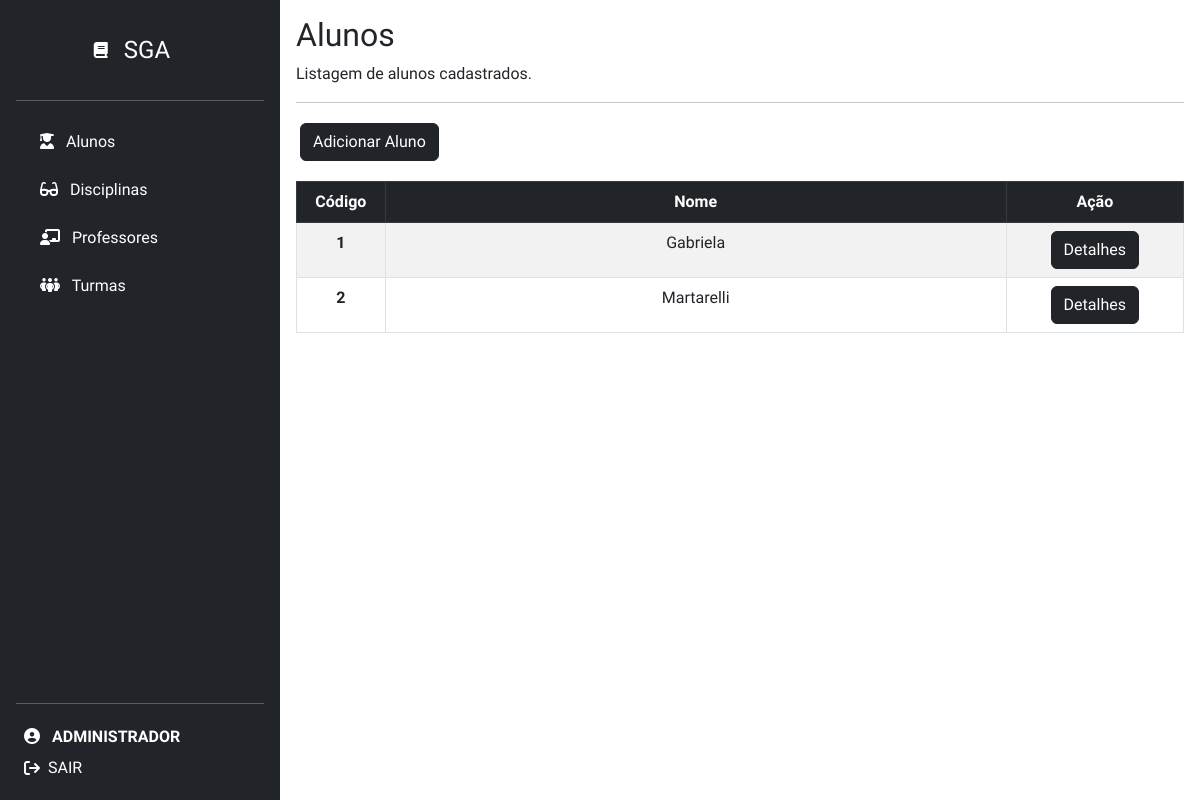
The page /alunos.php (signed in) on the database its author committed.
### tables this page shows
CREATE TABLE IF NOT EXISTS `aluno` (
  `codigo` INT(11) NOT NULL AUTO_INCREMENT,
  `nome` VARCHAR(45) NOT NULL,
  `cpf` VARCHAR(11) NOT NULL,
  `data_nasc` DATE NOT NULL,
  `turma_codigo` INT(11) NOT NULL,
  PRIMARY KEY (`codigo`, `turma_codigo`),
  CONSTRAINT `fk_aluno_turma`
    FOREIGN KEY (`turma_codigo`)
    REFERENCES `turma` (`codigo`)
    ON DELETE CASCADE
    ON UPDATE CASCADE);

### alunos.php (the view, shortened to what this page needs)
<?php
require("sidemenu.php");
require_once('connection.php');
$mysql_query = "SELECT a.*, t.curso FROM aluno a
                INNER JOIN turma t ON a.turma_codigo = t.codigo
                ORDER BY a.codigo";
$result = $conn->query($mysql_query);
?>
<div class="container p-3">
  <h2>Alunos</h2>
  <p>Listagem de alunos cadastrados.</p>
  <hr>
  <div class="float-right p-1">
    <a href="insert-aluno.php"><button type="button" class="btn btn-dark mb-3">Adicionar Aluno</button></a>
  </div>
  <table class="table table-striped table-bordered table-hover">
    <thead>
      <tr class="table-dark" style="text-align:center">
        <th scope="col" style="width: 10%;">Código</th>
        <th scope="col">Nome</th>
        <th scope="col" style="width: 20%;">Ação</th>
      </tr>
    </thead>
    <tbody>
      <?php while($data = mysqli_fetch_array($result)) { ?>
      <tr>
        <th scope="row" style="text-align:center"><?php echo $data['codigo']; ?></th>
        <td style="text-align:center"><?php echo $data['nome']; ?></td>
        <td style="text-align:center">
          <a href="details-aluno.php?codigo=<?php echo $data['codigo']; ?>">
            <button type="button" class="btn btn-dark">Detalhes</button></a>
        </td>
      </tr>
      <?php } ?>
    </tbody>
  </table>
</div>

### CSS/style.css (style rules this page uses)
body { font-family: Ubuntu, sans-serif !important; margin: 0 auto; padding: 0px; height: 100vh; }

### rows shown on the page
aluno: codigo "1", nome "Gabriela"
aluno: codigo "2", nome "Martarelli"

### other values the page prints
$_SESSION['username'] "ADMINISTRADOR"
